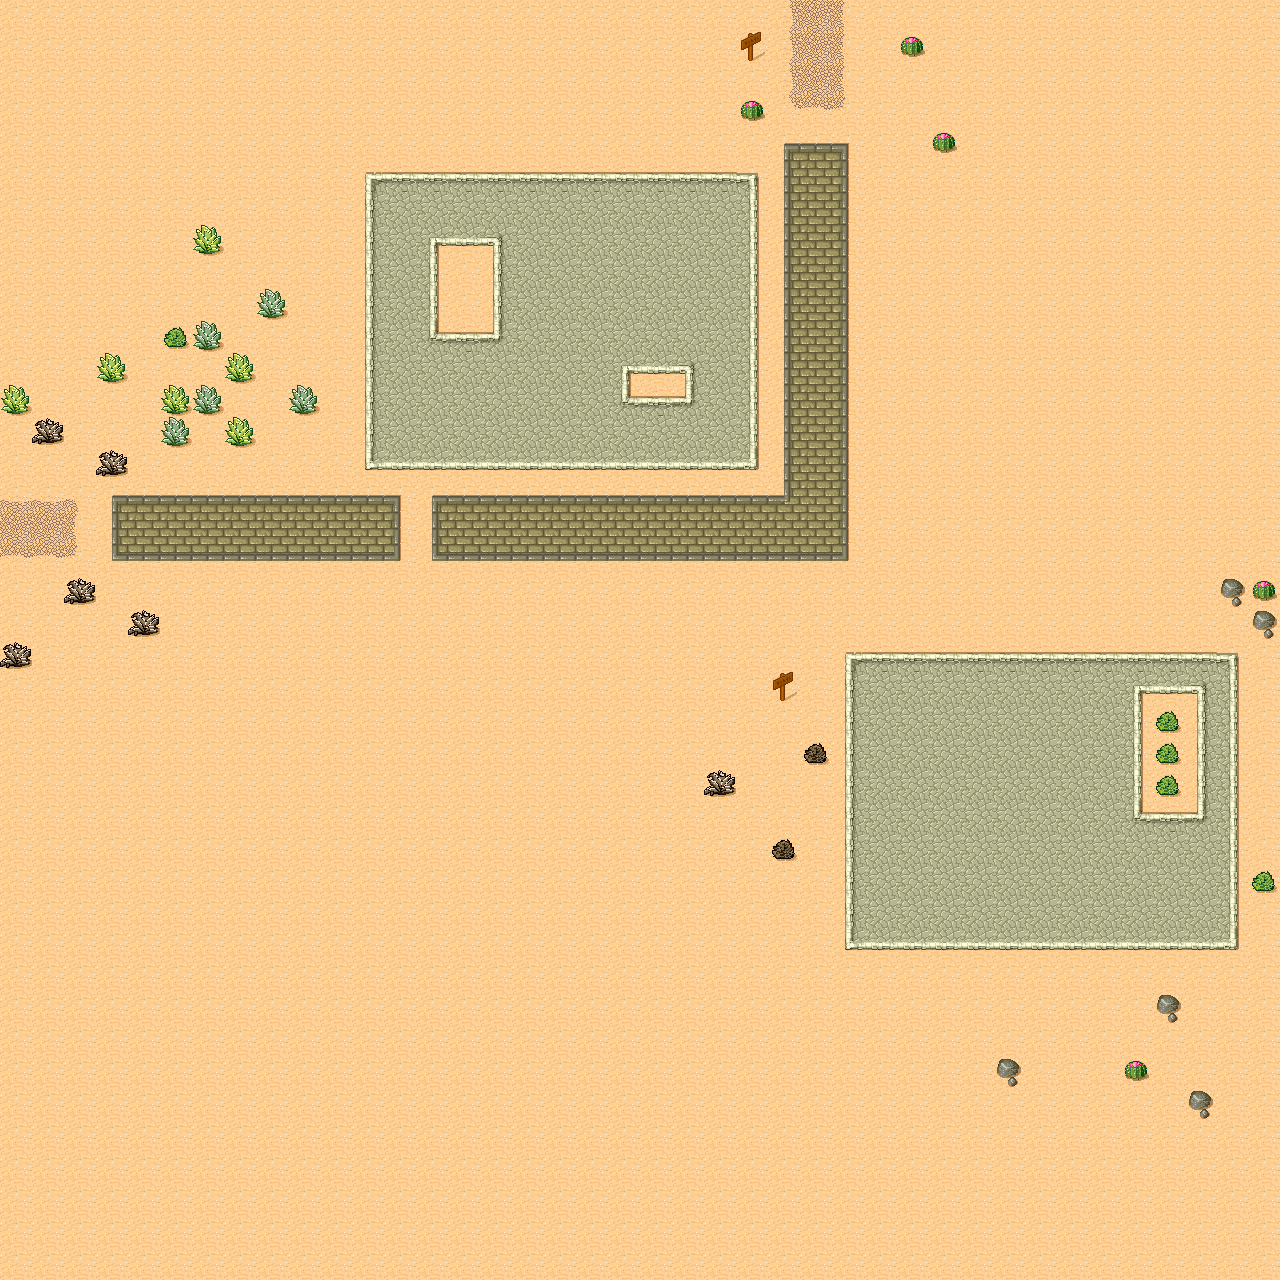

A level layout from a 2D game, rendered from its tile map. Below: a short description, then the map file with tile-grid data replaced by summaries:
An orthogonal 40x40 tile map with 32x32 px tiles, 1 tile layer (Ground).

<map version="1.0" orientation="orthogonal" width="40" height="40" tilewidth="32" tileheight="32">
 <tileset firstgid="1" name="Desert" tilewidth="32" tileheight="32" spacing="1" margin="1">
  <image source="tmw_desert_spacing.png" />
 </tileset>
 <layer name="Ground" width="40" height="40">
  <data>[1600 cells, 1600 non-empty, 40 distinct tile ids]</data>
 </layer>
</map>